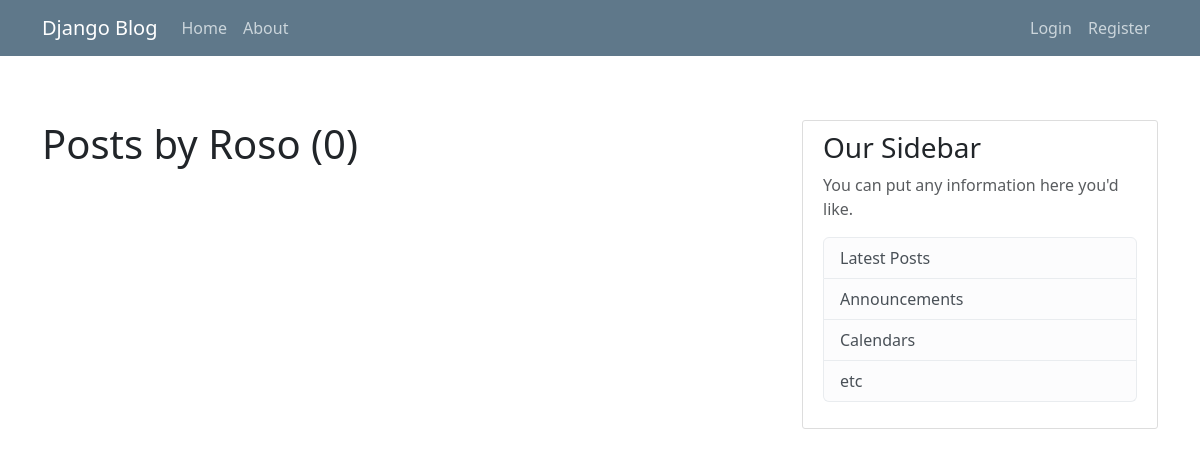
The app's page /user/Roso, older data.
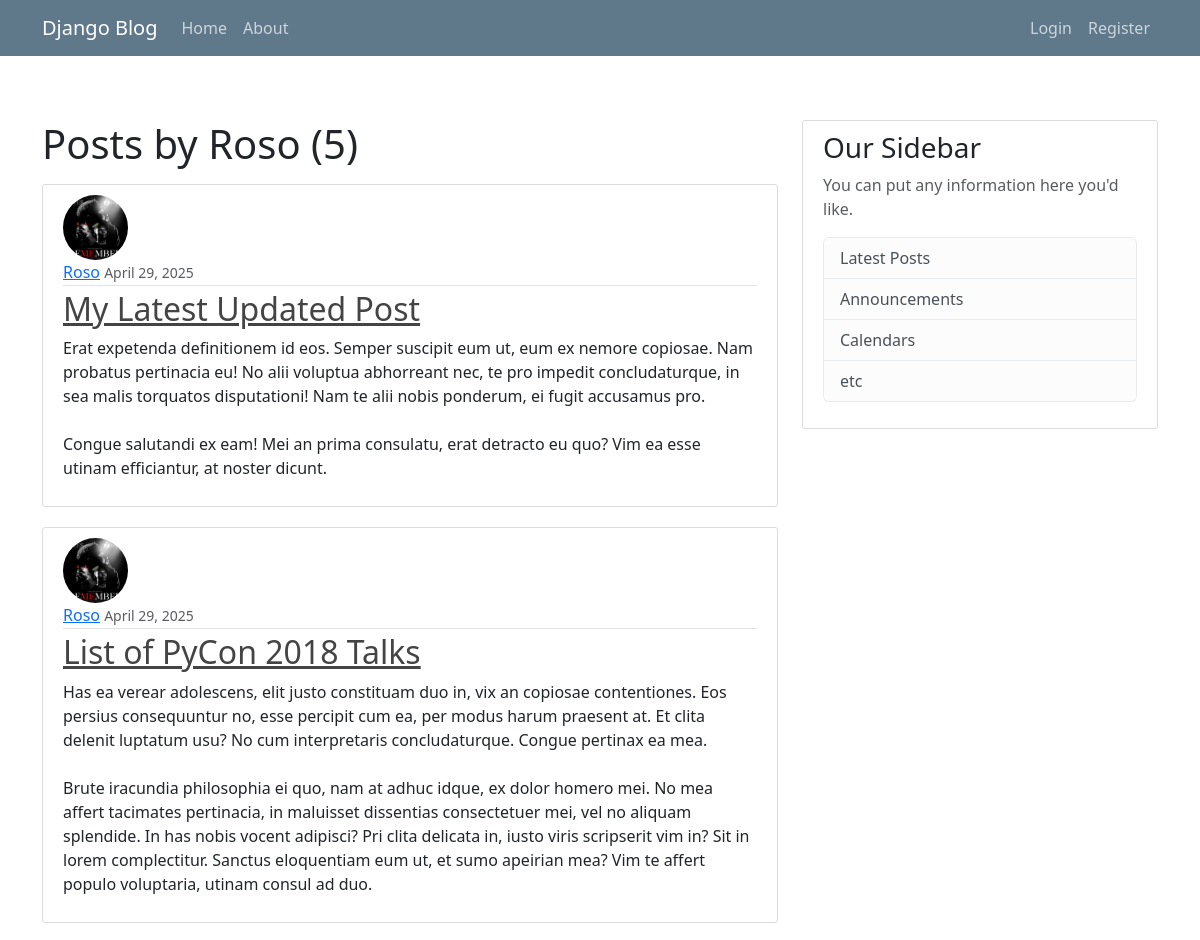
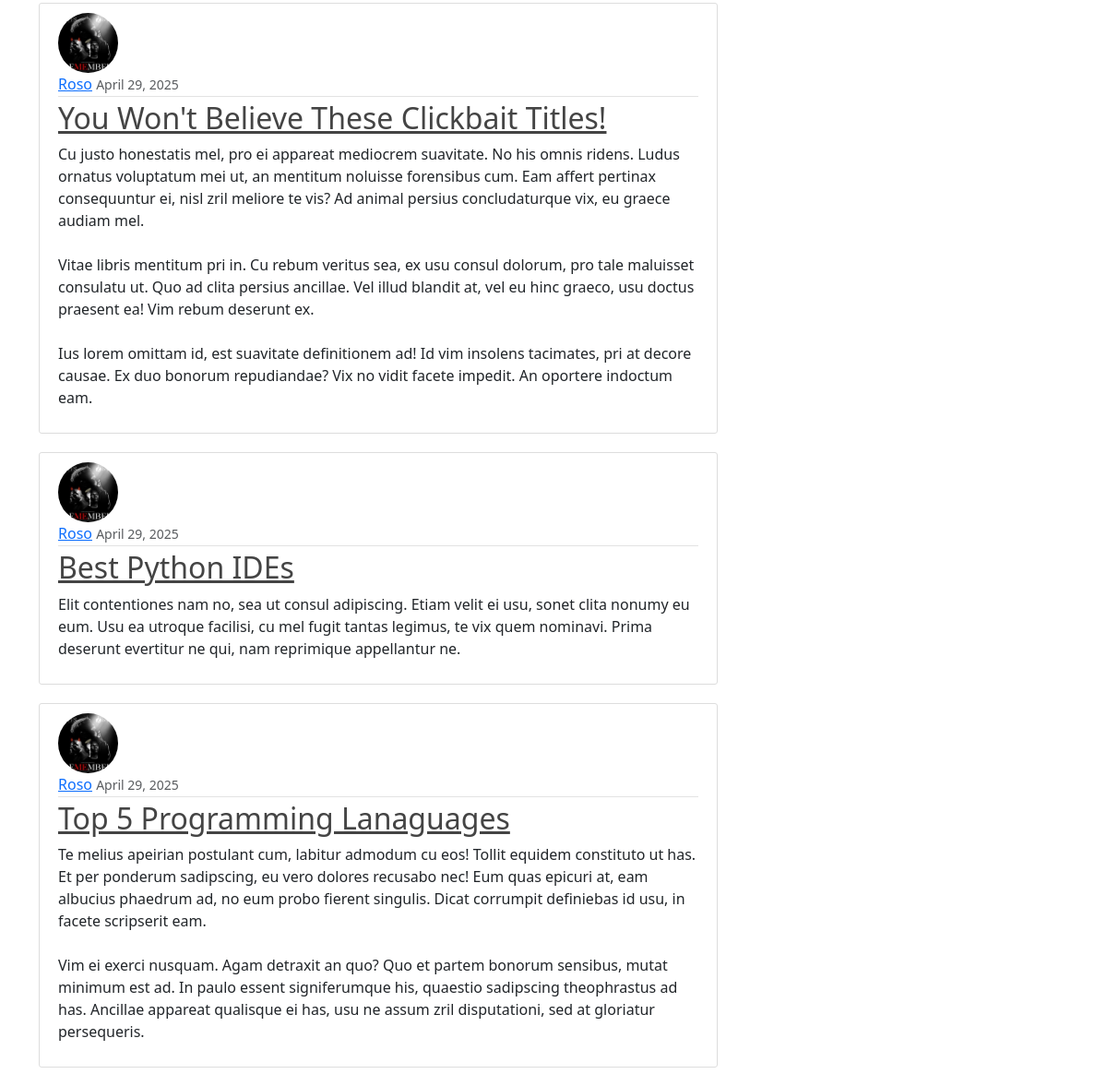
The same page, newer data (2 pictures, top to bottom).
### blog/models.py (models this page shows, shortened)
class Post(models.Model):
    title = models.CharField(max_length=100)
    content = models.TextField()
    date_posted = models.DateTimeField(default=timezone.now)
    author = models.ForeignKey(User, on_delete=models.CASCADE)

### users/models.py (models this page shows, shortened)
class Profile(models.Model):
    user = models.OneToOneField(User, on_delete=models.CASCADE)
    image = models.ImageField(default='default.jpg', upload_to='profile_pics')

### blog/views.py (the view)
# urls.py: path('user/<str:username>', UserPostListView.as_view(), name='user-posts'),
class UserPostListView(ListView):
    model = Post
    template_name = 'blog/user_posts.html' # <app>/<model>_<viewtype>.html
    context_object_name = 'posts'
    paginate_by = 5
    def get_queryset(self):
        user = get_object_or_404(User, username=self.kwargs.get('username'))
        return Post.objects.filter(author=user).order_by('-date_posted')

### blog/templates/blog/user_posts.html (shortened to what this page needs)
{% extends "blog/base.html" %}
{% block content %}
    <h1 class="mb-3">Posts by {{ view.kwargs.username }} ({{ page_obj.paginator.count }})</h1>
    {% for post in posts %}
        <article class="media content-section">
            <img class="rounded-circle article-img" src="{{ post.author.profile.image.url }}" >
            <div class="media-body">
            <div class="article-metadata">
                <a class="mr-2" href="{% url 'user-posts' post.author.username %}">{{ post.author }}</a>
                <small class="text-muted">{{ post.date_posted|date:"F d, Y" }}</small>
            </div>
            <h2><a class="article-title" href="{% url 'post-detail' post.id %}">{{ post.title }}</a></h2>
            <p class="article-content">{{ post.content }}</p>
            </div>
        </article>
    {% endfor %}
{% endblock content %}

### blog/templates/blog/base.html (shortened to what this page needs)
{% load static %}
<!DOCTYPE html>
<html lang="en">
<head>
    <link rel="stylesheet" href="{% static 'blog/main.css' %}">
    <link href="https://cdn.jsdelivr.net/npm/bootstrap@5.3.5/dist/css/bootstrap.min.css" rel="stylesheet">
</head>
<body>
    <header class="site-header">
        <nav class="navbar navbar-expand-md navbar-dark bg-steel fixed-top">
          <div class="container">
            <a class="navbar-brand mr-4" href="{% url 'blog-home' %}">Django Blog</a>
            <div class="collapse navbar-collapse" id="navbarToggle">
              <div class="navbar-nav mr-auto">
                <a class="nav-item nav-link" href="{% url 'blog-home' %}">Home</a>
                <a class="nav-item nav-link" href="{% url 'blog-about' %}">About</a>
              </div>
              <div class="navbar-nav">
                {% if user.is_authenticated %}
                  <a class="nav-item nav-link" href="{% url 'post-create' %}">New Post</a>
                  <a class="nav-item nav-link" href="{% url 'profile' %}">Profile</a>
                  <a class="nav-item nav-link" href="{% url 'logout' %}">
                    <form method="post" action="{% url 'logout' %}">
                      {% csrf_token %}
                      <button type="submit">logout</button>
                  </form>
                  </a>
                {% else %}
                  <a class="nav-item nav-link" href="{% url 'login' %}">Login</a>
                  <a class="nav-item nav-link" href="{% url 'register' %}">Register</a>
                {% endif %}
              </div>
            </div>
          </div>
        </nav>
      </header>
<main role="main" class="container">
  <div class="row">
    <div class="col-md-8">
      {% block content %}{% endblock %}
    </div>
    <div class="col-md-4">
      <div class="content-section">
        <h3>Our Sidebar</h3>
        <p class='text-muted'>You can put any information here you'd like.
          <ul class="list-group">
            <li class="list-group-item list-group-item-light">Latest Posts</li>
            <li class="list-group-item list-group-item-light">Announcements</li>
            <li class="list-group-item list-group-item-light">Calendars</li>
            <li class="list-group-item list-group-item-light">etc</li>
          </ul>
        </p>
      </div>
    </div>
  </div>
</main>
</body>
</html>

### blog/static/blog/main.css (style rules this page uses)
body { background: #fafafa; color: #333333; margin-top: 6rem !important; }
h1, h2, h3, h4, h5, h6 { color: #444444; }
ul { margin: 0; }
.bg-steel { background-color: #5f788a; }
.site-header .navbar-nav .nav-link { color: #cbd5db; }
.content-section { background: #ffffff; padding: 10px 20px; border: 1px solid #dddddd; border-radius: 3px; margin-bottom: 20px; }
.article-title { color: #444444; }
.article-content { white-space: pre-line; }
.article-img { height: 65px; width: 65px; margin-right: 16px; }
.article-metadata { padding-bottom: 1px; margin-bottom: 4px; border-bottom: 1px solid #e3e3e3 }
main.container { padding-top: 1.5rem; }
.navbar-nav.mr-auto { margin-right: auto !important; }
.navbar-collapse { display: flex; width: 100%; }
#navbarToggle { justify-content: space-between; }
.navbar { z-index: 1030; }
.fixed-top { position: fixed; top: 0; right: 0; left: 0; z-index: 1030; }

Row changes from the older to the newer data that the page shows:
added Post: author.profile.image (picture), author "Roso", date_posted "April 29, 2025", title "My Latest Updated Post", content "Erat expetenda definitionem id eos. Semper suscipit eum ut, eum ex nemore copiosae. Nam probatus pertinacia eu! No alii voluptua abhorreant nec, te pro impedit concludaturque, in sea malis torquatos disputationi! Nam te alii nobis ponderum, ei fugit accusamus pro. Congue salutandi ex eam! Mei an prima consulatu, erat detracto eu quo? Vim ea esse utinam efficiantur, at noster dicunt."
added Post: author.profile.image (picture), author "Roso", date_posted "April 29, 2025", title "List of PyCon 2018 Talks", content "Has ea verear adolescens, elit justo constituam duo in, vix an copiosae contentiones. Eos persius consequuntur no, esse percipit cum ea, per modus harum praesent at. Et clita delenit luptatum usu? No cum interpretaris concludaturque. Congue pertinax ea mea. Brute iracundia philosophia ei quo, nam at adhuc idque, ex dolor homero mei. No mea affert tacimates pertinacia, in maluisset dissentias consectetuer mei, vel no aliquam splendide. In has nobis vocent adipisci? Pri clita delicata in, iusto viris scripserit vim in? Sit in lorem complectitur. Sanctus eloquentiam eum ut, et sumo apeirian mea? Vim te affert populo voluptaria, utinam consul ad duo."
added Post: author.profile.image (picture), author "Roso", date_posted "April 29, 2025", title "You Won't Believe These Clickbait Titles!", content "Cu justo honestatis mel, pro ei appareat mediocrem suavitate. No his omnis ridens. Ludus ornatus voluptatum mei ut, an mentitum noluisse forensibus cum. Eam affert pertinax consequuntur ei, nisl zril meliore te vis? Ad animal persius concludaturque vix, eu graece audiam mel. Vitae libris mentitum pri in. Cu rebum veritus sea, ex usu consul dolorum, pro tale maluisset consulatu ut. Quo ad clita persius ancillae. Vel illud blandit at, vel eu hinc graeco, usu doctus praesent ea! Vim rebum deserunt ex. Ius lorem omittam id, est suavitate definitionem ad! Id vim insolens tacimates, pri at decore causae. Ex duo bonorum repudiandae? Vix no vidit facete impedit. An oportere indoctum eam."
added Post: author.profile.image (picture), author "Roso", date_posted "April 29, 2025", title "Best Python IDEs", content "Elit contentiones nam no, sea ut consul adipiscing. Etiam velit ei usu, sonet clita nonumy eu eum. Usu ea utroque facilisi, cu mel fugit tantas legimus, te vix quem nominavi. Prima deserunt evertitur ne qui, nam reprimique appellantur ne."
added Post: author.profile.image (picture), author "Roso", date_posted "April 29, 2025", title "Top 5 Programming Lanaguages", content "Te melius apeirian postulant cum, labitur admodum cu eos! Tollit equidem constituto ut has. Et per ponderum sadipscing, eu vero dolores recusabo nec! Eum quas epicuri at, eam albucius phaedrum ad, no eum probo fierent singulis. Dicat corrumpit definiebas id usu, in facete scripserit eam. Vim ei exerci nusquam. Agam detraxit an quo? Quo et partem bonorum sensibus, mutat minimum est ad. In paulo essent signiferumque his, quaestio sadipscing theophrastus ad has. Ancillae appareat qualisque ei has, usu ne assum zril disputationi, sed at gloriatur persequeris."
Text that changed along with them:
{{ page_obj.paginator.count }}: "0" → "5"
